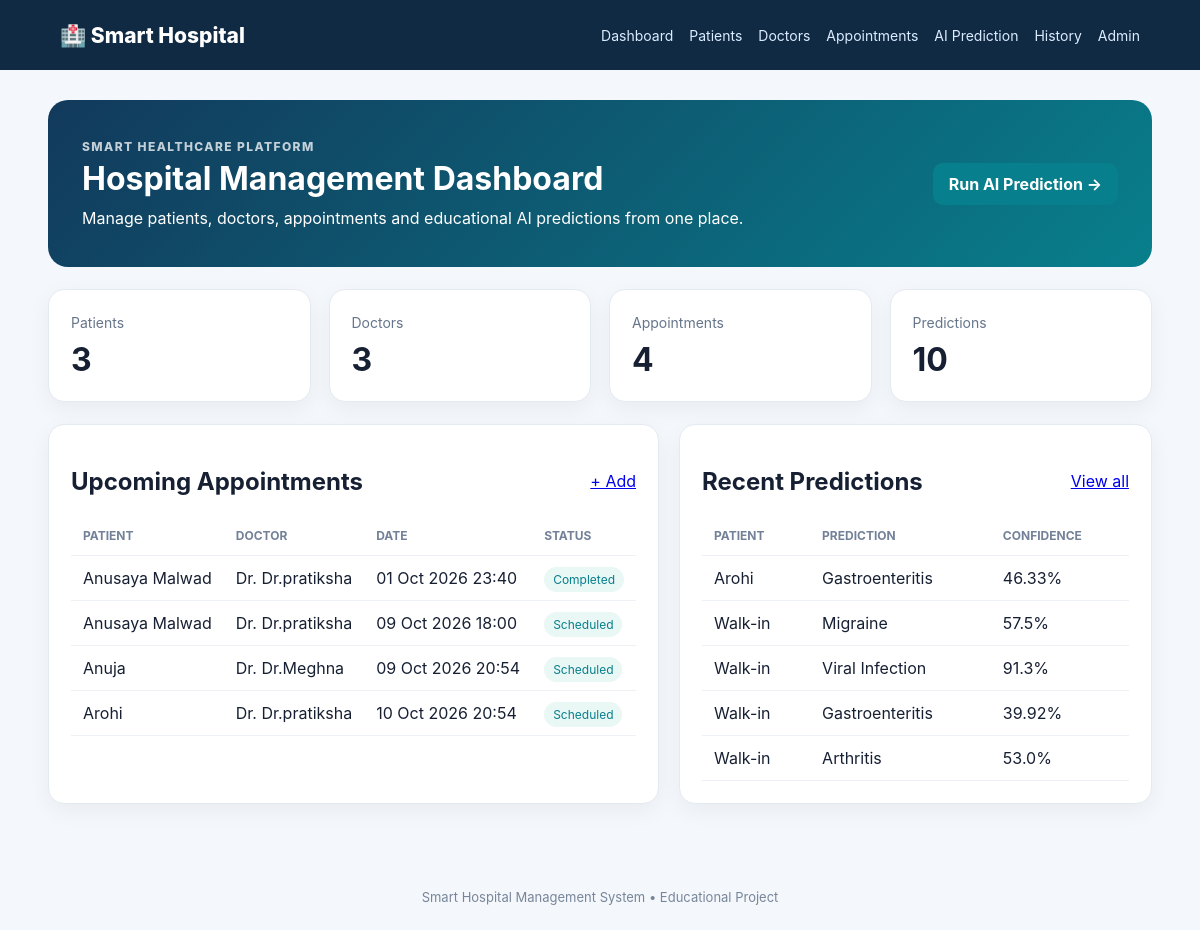
The page / on the database its author committed.
### hospital/models.py (models this page shows, shortened)
class Appointment(models.Model):
    STATUS_CHOICES = [
        ("Scheduled", "Scheduled"),
        ("Completed", "Completed"),
        ("Cancelled", "Cancelled"),
    ]
    patient = models.ForeignKey(Patient, on_delete=models.CASCADE)
    doctor = models.ForeignKey(Doctor, on_delete=models.CASCADE)
    appointment_date = models.DateTimeField()
    reason = models.CharField(max_length=255, blank=True)
    status = models.CharField(max_length=20, choices=STATUS_CHOICES, default="Scheduled")

class Patient(models.Model):
    name = models.CharField(max_length=120)
    age = models.PositiveIntegerField()
    gender = models.CharField(max_length=20)
    phone = models.CharField(max_length=20)
    email = models.EmailField(blank=True)
    blood_group = models.CharField(max_length=5, blank=True)
    address = models.TextField(blank=True)
    created_at = models.DateTimeField(auto_now_add=True)

class Doctor(models.Model):
    name = models.CharField(max_length=120)
    specialization = models.CharField(max_length=120)
    phone = models.CharField(max_length=20)
    email = models.EmailField(blank=True)
    room_no = models.CharField(max_length=20, blank=True)

class DiseasePrediction(models.Model):
    patient = models.ForeignKey(Patient, on_delete=models.SET_NULL, null=True, blank=True)
    symptoms = models.TextField()
    predicted_disease = models.CharField(max_length=120)
    confidence = models.FloatField(default=0)
    created_at = models.DateTimeField(auto_now_add=True)

### hospital/views.py (the view)
# urls.py: path("", views.dashboard, name="dashboard"),
def dashboard(request):
    context = {
        "patient_count": Patient.objects.count(),
        "doctor_count": Doctor.objects.count(),
        "appointment_count": Appointment.objects.count(),
        "prediction_count": DiseasePrediction.objects.count(),
        "upcoming": Appointment.objects.select_related("patient", "doctor").order_by("appointment_date")[:5],
        "recent_predictions": DiseasePrediction.objects.select_related("patient").order_by("-created_at")[:5],
    }
    return render(request, "dashboard.html", context)

### hospital/templates/dashboard.html (shortened to what this page needs)
{% extends "base.html" %}
{% block content %}
<div class="hero">
  <div>
    <p class="eyebrow">SMART HEALTHCARE PLATFORM</p>
    <h1>Hospital Management Dashboard</h1>
    <p>Manage patients, doctors, appointments and educational AI predictions from one place.</p>
  </div>
  <a class="btn primary" href="{% url 'predict_disease' %}">Run AI Prediction →</a>
</div>
<div class="cards">
  <div class="card stat"><span>Patients</span><strong>{{ patient_count }}</strong></div>
  <div class="card stat"><span>Doctors</span><strong>{{ doctor_count }}</strong></div>
  <div class="card stat"><span>Appointments</span><strong>{{ appointment_count }}</strong></div>
  <div class="card stat"><span>Predictions</span><strong>{{ prediction_count }}</strong></div>
</div>
<div class="grid2">
  <section class="card">
    <div class="section-head"><h2>Upcoming Appointments</h2><a href="{% url 'appointment_add' %}">+ Add</a></div>
    <div class="table-wrap"><table>
      <tr><th>Patient</th><th>Doctor</th><th>Date</th><th>Status</th></tr>
      {% for a in upcoming %}
      <tr><td>{{ a.patient.name }}</td><td>Dr. {{ a.doctor.name }}</td><td>{{ a.appointment_date|date:"d M Y H:i" }}</td><td><span class="badge">{{ a.status }}</span></td></tr>
      {% empty %}<tr><td colspan="4">No appointments yet.</td></tr>{% endfor %}
    </table></div>
  </section>
  <section class="card">
    <div class="section-head"><h2>Recent Predictions</h2><a href="{% url 'prediction_history' %}">View all</a></div>
    <div class="table-wrap"><table>
      <tr><th>Patient</th><th>Prediction</th><th>Confidence</th></tr>
      {% for p in recent_predictions %}
      <tr><td>{% if p.patient %}{{ p.patient.name }}{% else %}Walk-in{% endif %}</td><td>{{ p.predicted_disease }}</td><td>{{ p.confidence }}%</td></tr>
      {% empty %}<tr><td colspan="3">No predictions yet.</td></tr>{% endfor %}
    </table></div>
  </section>
</div>
{% endblock %}

### hospital/templates/base.html (shortened to what this page needs)
{% load static %}
<!DOCTYPE html>
<html lang="en">
<head>
    <link rel="stylesheet" href="{% static 'css/style.css' %}">
</head>
<body>
<nav class="navbar">
  <div class="brand">🏥 Smart Hospital</div>
  <div class="navlinks">
    <a href="{% url 'dashboard' %}">Dashboard</a>
    <a href="{% url 'patient_list' %}">Patients</a>
    <a href="{% url 'doctor_list' %}">Doctors</a>
    <a href="{% url 'appointment_list' %}">Appointments</a>
    <a href="{% url 'predict_disease' %}">AI Prediction</a>
    <a href="{% url 'prediction_history' %}">History</a>
    <a href="/admin/">Admin</a>
  </div>
</nav>
<main class="container">
  {% block content %}{% endblock %}
</main>
<footer>Smart Hospital Management System • Educational Project</footer>
</body>
</html>

### static/css/style.css (style rules this page uses)
* { box-sizing:border-box }
body { margin:0;font-family:Inter,Segoe UI,Arial,sans-serif;background:#f4f7fb;color:#172033 }
.navbar { min-height:70px;background:#102a43;color:#fff;display:flex;align-items:center;justify-content:space-between;padding:0 5%;gap:20px;flex-wrap:wrap }
.brand { font-size:21px;font-weight:800 }
.navlinks { display:flex;gap:16px;flex-wrap:wrap }
.navlinks a { color:#dcecff;text-decoration:none;font-size:14px }
.container { width:min(1180px,92%);margin:30px auto 60px }
.hero { background:linear-gradient(135deg,#12395b,#087f8c);color:white;border-radius:20px;padding:34px;display:flex;justify-content:space-between;align-items:center;gap:20px;margin-bottom:22px }
.hero h1 { font-size:32px;margin:5px 0 10px }
.hero p { margin:5px 0;max-width:700px }
.eyebrow { font-size:12px;font-weight:800;letter-spacing:1.4px;opacity:.75 }
.cards { display:grid;grid-template-columns:repeat(4,1fr);gap:18px;margin-bottom:22px }
.card { background:#fff;border:1px solid #e4eaf1;border-radius:16px;padding:22px;box-shadow:0 7px 22px rgba(16,42,67,.05) }
.stat span { color:#66758a;font-size:14px }
.stat strong { display:block;font-size:32px;margin-top:8px }
.grid2 { display:grid;grid-template-columns:1fr 1fr;gap:20px }
.section-head,.page-head { display:flex;justify-content:space-between;align-items:center;gap:15px }
.btn { display:inline-block;border:0;background:#e8eef5;color:#17324d;padding:11px 16px;border-radius:10px;text-decoration:none;cursor:pointer;font-weight:700 }
.btn.primary { background:#087f8c;color:#fff }
.table-wrap { overflow-x:auto }
.table-wrap table { width:100%;border-collapse:collapse }
.table-wrap th,.table-wrap td { padding:12px;border-bottom:1px solid #edf0f4;text-align:left;white-space:nowrap }
.table-wrap th { font-size:12px;text-transform:uppercase;color:#738198 }
.badge { background:#e9f7f5;color:#087f8c;padding:5px 9px;border-radius:999px;font-size:12px }
footer { text-align:center;color:#78869a;padding:25px;font-size:13px }

### rows shown on the page
Appointment: patient.name "Anusaya Malwad", doctor.name "Dr.pratiksha", appointment_date "01 Oct 2026 23:40", status "Completed"
Appointment: patient.name "Anusaya Malwad", doctor.name "Dr.pratiksha", appointment_date "09 Oct 2026 18:00", status "Scheduled"
Appointment: patient.name "Anuja", doctor.name "Dr.Meghna", appointment_date "09 Oct 2026 20:54", status "Scheduled"
Appointment: patient.name "Arohi", doctor.name "Dr.pratiksha", appointment_date "10 Oct 2026 20:54", status "Scheduled"
DiseasePrediction: patient.name "Arohi", predicted_disease "Gastroenteritis", confidence "46.33"
DiseasePrediction: shows "Walk-in", predicted_disease "Migraine", confidence "57.5"
DiseasePrediction: shows "Walk-in", predicted_disease "Viral Infection", confidence "91.3"
DiseasePrediction: shows "Walk-in", predicted_disease "Gastroenteritis", confidence "39.92"
DiseasePrediction: shows "Walk-in", predicted_disease "Arthritis", confidence "53.0"

### other values the page prints
{{ patient_count }} "3"
{{ doctor_count }} "3"
{{ appointment_count }} "4"
{{ prediction_count }} "10"
